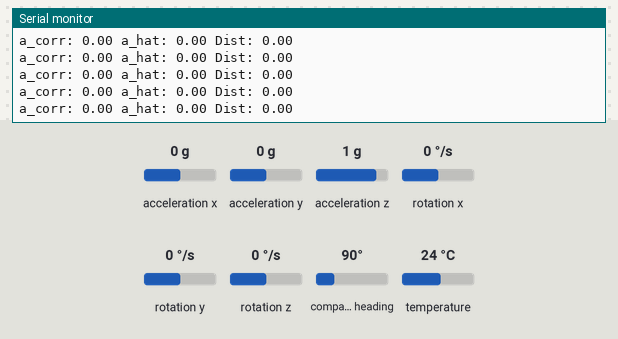
Recording of a sketch running on a simulated Arduino Uno, built with avr-gcc and run on an emulated ATmega328P. On the bench: the last lines printed to the serial monitor. The inputs (shaded band) are chosen by the test bench; at power-on: acceleration x 0 g, acceleration z 1 g, rotation y 0 °/s, acceleration y 0 g, rotation x 0 °/s, rotation z 0 °/s, compass heading 90°, temperature 24 °C.

Above: at 1.2 s.
1.3 s: acceleration x set to -0.8 g
At 2.3 s:
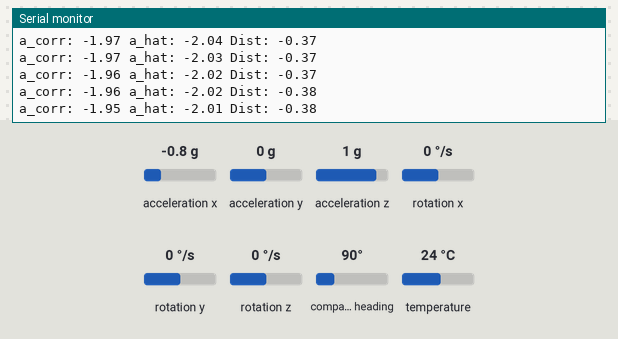
4.3 s: acceleration z set to -1.4 g
At 5.2 s:
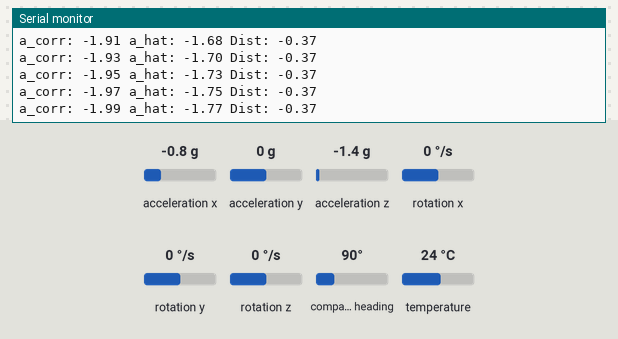
7.3 s: rotation y set to -192 °/s
At 8.1 s:
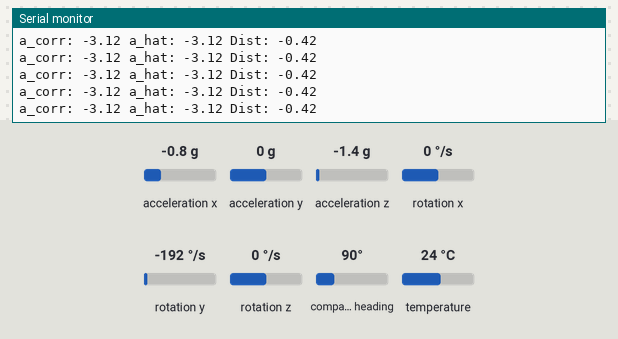
10.3 s: acceleration x set to -1.4 g
At 11.0 s:
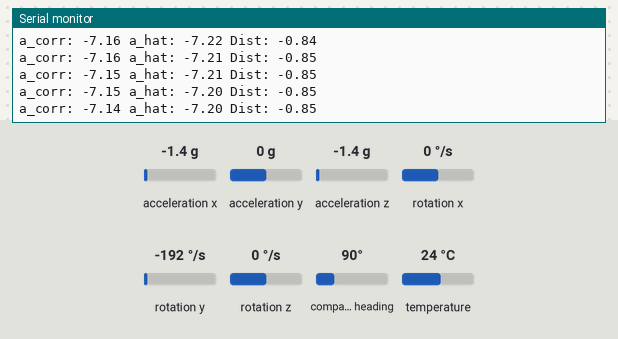
13.3 s: acceleration z set to -0.8 g
At 14.1 s:
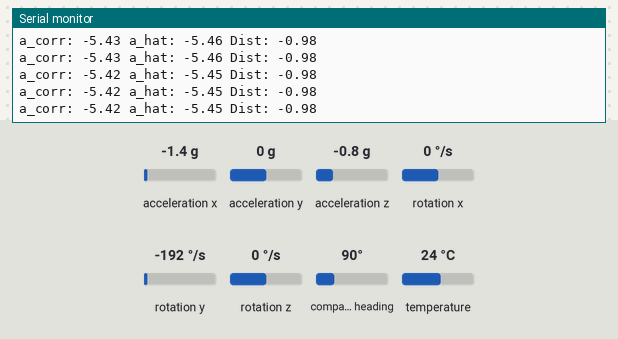
16.3 s: acceleration x set to 0.8 g
Timing chart, 0 to 16.3 s (numbered marks = the images above; inputs shaded):
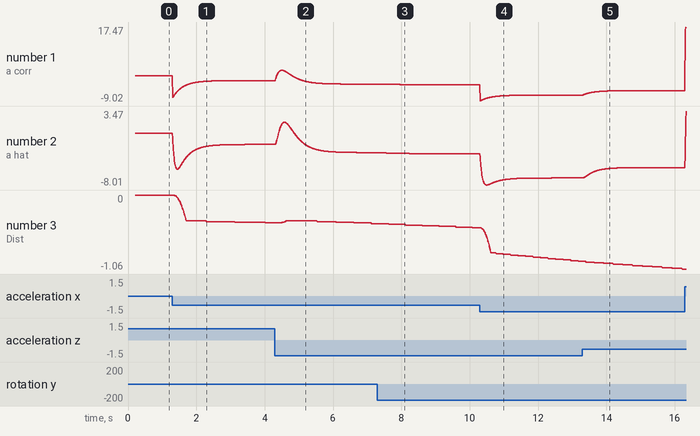

The sketch:

main.ino
```cpp
#include <Wire.h>
#include <SPI.h>
#include <Adafruit_LSM9DS1.h>
//#include "../libraries/Adafruit_LSM9DS1/Adafruit_LSM9DS1.h"
#include <Adafruit_Sensor.h>  // not used in this demo but required!
#include <math.h>   // for tan2 & fabs

// i2c
Adafruit_LSM9DS1 lsm = Adafruit_LSM9DS1();

#define LSM9DS1_SCK A5 // SCL
#define LSM9DS1_MISO 12 // (SDO_M & SDO_AG)
#define LSM9DS1_MOSI A4 // => SPI MOSI (SDA)
#define LSM9DS1_XGCS 6 // chip select accelerometer (CSAG)
#define LSM9DS1_MCS 5 // chip select magnetometer (CSM)
// You can also use software SPI
//Adafruit_LSM9DS1 lsm = Adafruit_LSM9DS1(LSM9DS1_SCK, LSM9DS1_MISO, LSM9DS1_MOSI, LSM9DS1_XGCS, LSM9DS1_MCS);
// Or hardware SPI! In this case, only CS pins are passed in
//Adafruit_LSM9DS1 lsm = Adafruit_LSM9DS1(LSM9DS1_XGCS, LSM9DS1_MCS);

// vector_t is just the three float vals x, y, z
#define vector_t sensors_vec_t

// TODO correct sensitivity
#define GYROSCOPE_SENSITIVITY 1
// TODO correct dt
//#define dt 0.01
unsigned long dt = 1;
unsigned long last_time = 1;
unsigned long start_time = 1;

// current position:
// pitch, roll, yaw
float angleX = 0, angleY = 0, angleZ = 0;

//current velocity and distance
float v = 0, d = 0;

//last KF-estimated value and covariance
float ahat = 0, P = 1;

void kalmanFilter(float x, float *P, float *xhat, float Q, float R){
  float xhatminus, Pminus, K;

    //time update
    xhatminus = *xhat;
    Pminus = *P + Q;
    //measurement update
   K = Pminus/(Pminus+R);
   *xhat = xhatminus+K*(x-xhatminus);
   *P = (1-K)*Pminus;
  }

//use past values to determine if the user is moving
//if no movement detected, set v back to 0


const int trigPin = 2;
const int echoPin = 4;

#define N 50
int n=0; float a[N];
void movementDetector(float current_a){
  n++;
  if(n>1000000)
    n = N;
  a[n%N] = current_a;
  float sum_diff = 0;
  if(n>N){
    for(int i=1; i<N; i++)
      sum_diff += abs(a[i]-a[i-1]);


    //Serial.print("difference distance: "); Serial.print(sum_diff);
    }
  //3 seems to be a good value
  if(sum_diff<6)
    v = 0;
  }

void computeDistance(float a, float delta, float degree){
  //degree: abweichung von ax
  float a_corr = a-sin(degree*PI/180)*9.81+0.001;
  //Serial.print("a_corr: "); Serial.print(a_corr);   Serial.print(" ");
  movementDetector(a_corr);
  //filtering
  float Q = 1.0E-5, R = 0.001;
  kalmanFilter(a_corr, &P, &ahat, Q, R);
  //Serial.print(ahat);

  v = v + ahat*delta;
  //v = v + a_corr*delta;
  //Serial.print("a_orig: "); Serial.print(a);   Serial.print(" ");
  Serial.print("a_corr: "); Serial.print(a_corr);   Serial.print(" ");
  Serial.print("a_hat: "); Serial.print(ahat);   Serial.print(" ");
  //Serial.print("Vel: "); Serial.print(v);   Serial.print(" ");
  //Serial.print("dt: "); Serial.print(delta);   Serial.print(" ");
  d = d + v*delta;
  Serial.print("Dist: "); Serial.print(d);   Serial.print(" ");
  }


// complementary filter, sets the combined motion from both accelerometer and gyroscope data
void filter(vector_t acc,vector_t mag, vector_t gyr) {
  //http://www.pieter-jan.com/node/11

    // Integrate the gyroscope data -> int(angularSpeed) = angle
    angleX += (gyr.x / GYROSCOPE_SENSITIVITY) * dt/1000.0f; // Angle around the X-axis
    angleY += (gyr.y / GYROSCOPE_SENSITIVITY) * dt/1000.0f; // Angle around the Y-axis
    //angleZ += (gyr.z / GYROSCOPE_SENSITIVITY) * dt/1000.0f; // Angle around the Z-axis
    // Compensate for drift with accelerometer data if !bullshit
    int forceMagnitudeApprox = fabs(acc.x) + fabs(acc.y) + fabs(acc.z);
    if (forceMagnitudeApprox > 4 && forceMagnitudeApprox < 64)
    {
        float pitchAcc, rollAcc;
        //hard iron consts, can be hardcoded
        float vx=0, vy=0, vz=0;
        // Turning around the X axis results in a vector on the Y-axis
        pitchAcc = atan2f(acc.z, acc.y) * 180.0f / M_PI;
        angleX = angleX * 0.98f + pitchAcc * 0.020f;

        // Turning around the Y axis results in a vector on the X-axis
        rollAcc = atan2f(acc.x, acc.z) * 180.0f / M_PI;
        angleY = angleY * 0.98f + rollAcc * 0.02f;

        // Turning around the Z axis results in a vector on X&Y-axis
        //turnAcc = atan2f(acc.y, acc.x) * 180.0f / M_PI;
        //angleZ = angleZ * 0.8f + turnAcc * 0.2f;
        // TODO the orientation can be wrong here!!
        float yaw_de, yaw_no; //nominator and demonitator
        yaw_de = (mag.z-vz)*sin(angleY) - (mag.y-vy)*cos(angleY);
        yaw_no = (mag.x-vx)*cos(angleX) + (mag.y-vy)*sin(angleY)*sin(angleX) + (mag.z-vz)*sin(angleY)*sin(angleX);
        angleZ = atan2f(yaw_de,yaw_no);
    }
}


void setupSensor()
{
    // 1.) Set the accelerometer range
    lsm.setupAccel(lsm.LSM9DS1_ACCELRANGE_2G);
    //lsm.setupAccel(lsm.LSM9DS1_ACCELRANGE_4G);
    //lsm.setupAccel(lsm.LSM9DS1_ACCELRANGE_8G);
    //lsm.setupAccel(lsm.LSM9DS1_ACCELRANGE_16G);

    // 2.) Set the magnetometer sensitivity
    lsm.setupMag(lsm.LSM9DS1_MAGGAIN_4GAUSS);
    //lsm.setupMag(lsm.LSM9DS1_MAGGAIN_8GAUSS);
    //lsm.setupMag(lsm.LSM9DS1_MAGGAIN_12GAUSS);
    //lsm.setupMag(lsm.LSM9DS1_MAGGAIN_16GAUSS);

    // 3.) Setup the gyroscope
    lsm.setupGyro(lsm.LSM9DS1_GYROSCALE_245DPS);
    //lsm.setupGyro(lsm.LSM9DS1_GYROSCALE_500DPS);
    //lsm.setupGyro(lsm.LSM9DS1_GYROSCALE_2000DPS);
}


void setup()
{
    Serial.begin(115200);

    while (!Serial) {
        delay(1); // will pause Zero, Leonardo, etc until serial console opens
    }

    Serial.println("LSM9DS1 data read demo");

    // Try to initialise and warn if we couldn't detect the chip
    if (!lsm.begin())
    {
        Serial.println("Oops ... unable to initialize the LSM9DS1. Check your wiring!");
        while (1);
    }
    Serial.println("Found LSM9DS1 9DOF");

    // helper to just set the default scaling we want, see above!
    setupSensor();
    start_time = millis();
}

void loop()
{
    unsigned long current_time = millis();
    dt = current_time - last_time;
    last_time = current_time;
    lsm.read();  /* ask it to read in the data */

    /* Get a new sensor event */
    sensors_event_t a, m, g, temp;

    lsm.getEvent(&a, &m, &g, &temp);

    // accel is inverted!!
    //Serial.print("Accel X: "); Serial.print(a.acceleration.x); Serial.print(" m/s^2");
    //Serial.print("\tY: "); Serial.print(a.acceleration.y);     Serial.print(" m/s^2 ");
    //Serial.print("\tZ: "); Serial.print(a.acceleration.z);     Serial.print(" m/s^2 ");
    //Serial.println("");

    //Serial.print("Mag X: "); Serial.print(m.magnetic.x);   Serial.print(" gauss");
    //Serial.print("\tY: "); Serial.print(m.magnetic.y);     Serial.print(" gauss");
    //Serial.print("\tZ: "); Serial.print(m.magnetic.z);     Serial.print(" gauss");
    //Serial.println("");

    //Serial.print("Gyro X: "); Serial.print(g.gyro.x);   Serial.print(" dps");
    //Serial.print("\tY: "); Serial.print(g.gyro.y);      Serial.print(" dps");
    //Serial.print("\tZ: "); Serial.print(g.gyro.z);      Serial.print(" dps");
    //Serial.println("");
    if (current_time - start_time>200)
      computeDistance(a.acceleration.x,dt/1000.0,angleY);
    //Serial.print("distance: "); Serial.print(d);   Serial.print("    ");

    filter(a.acceleration, m.magnetic,g.gyro);
    //Serial.print("Angle X: "); Serial.print(d);   Serial.print(" dps");
    //Serial.print("\tY: "); Serial.print(angleY);      Serial.print(" dps");
    //Serial.print("\tZ: "); Serial.print(angleZ);      Serial.print(" dps");


    Serial.println();
    //delay(0.1);
}
```

Measured:
- after the input at 1.3 s, the serial monitor: prints a new line at once (image 1)
- after the input at 10.3 s, the serial monitor: prints a new line at once (image 4)
- plotted number 1: 0 → -1.72 after the input at 1.3 s, -3.14 → -6.92 after the input at 10.3 s
- plotted number 2: 0 → -1.72 after the input at 1.3 s, -3.14 → -6.92 after the input at 10.3 s
- plotted number 3: 0 → -0.4 after the input at 1.3 s, -0.47 → -0.95 after the input at 10.3 s
